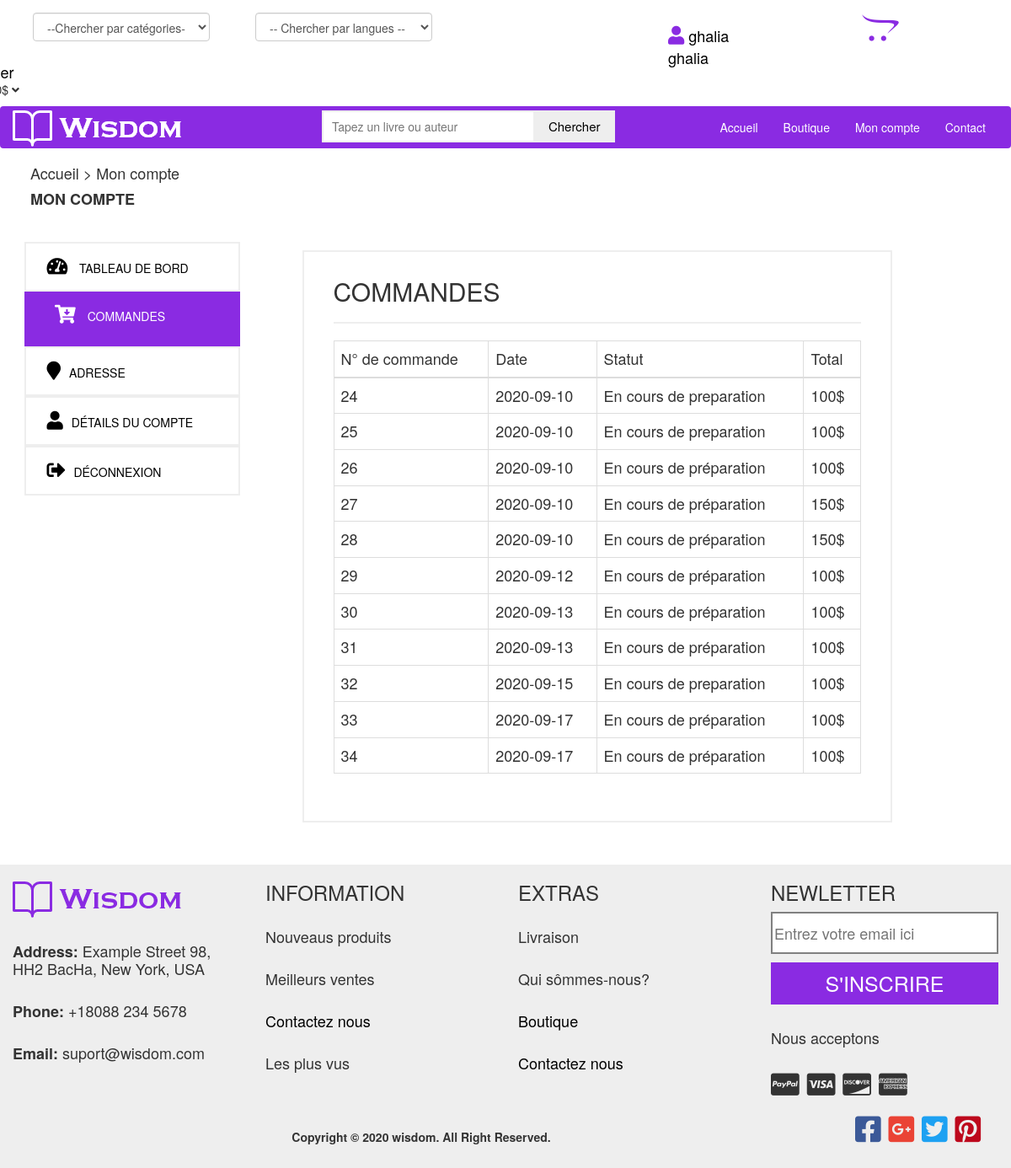
Page /Code/php/commandes.php (signed in) on the committed database.
### tables this page shows
CREATE TABLE `commande` (
  `id` int(100) NOT NULL,
  `id_user` int(100) NOT NULL,
  `total` int(100) NOT NULL,
  `date` date NOT NULL,
  `adresse` varchar(200) NOT NULL,
  `statut` varchar(100) NOT NULL DEFAULT 'En cours de préparation '
);

### Code/php/commandes-back.php (called while the page is built, shortened)
<?php
include "../Classes/cart.php";
$cart=new cart();
if(isset($_SESSION['login'])){
$id_user=$_SESSION["id"];
$result=$cart->Affichercmd($id_user);
}
?>

### Code/Classes/dbconnect.php (called while the page is built, shortened)
<?php
class DB_con
{
function __construct()
{
$con = mysqli_connect(DB_SERVER,DB_USER,DB_PASS,DB_NAME);
$this->dbh=$con;
}
}
 ?>

### Code/Classes/cart.php (called while the page is built, shortened)
<?php
include 'dbconnect.php';
    class cart extends DB_con{
    public function Affichercmd($id_user){
        $qr = $this->dbh->query("SELECT * FROM commande WHERE id_user='$id_user' ");
        return $qr;
    }
}
?>

### Code/php/commandes.php (the view, shortened to what this page needs)
<?php
include "commandes-back.php";
?>
<!DOCTYPE html>
<html lang="en">
<head>
  <link rel="stylesheet" href="https://maxcdn.bootstrapcdn.com/bootstrap/3.4.1/css/bootstrap.min.css">
  <link rel="stylesheet" href="https://maxcdn.bootstrapcdn.com/font-awesome/4.5.0/css/font-awesome.min.css">
  <link rel="stylesheet" href="https://maxcdn.bootstrapcdn.com/font-awesome/4.6.3/css/font-awesome.min.css">
<link rel="stylesheet" href="https://cdnjs.cloudflare.com/ajax/libs/font-awesome/4.7.0/css/font-awesome.min.css">
  <link rel="stylesheet" href="https://pro.fontawesome.com/releases/v5.10.0/css/all.css"/>
  <link rel="stylesheet" type="text/css" href="../css/style2.css">
</head><body>
<div class="container-fluid">
<div class="row cnt-navbar">
  <div class="select-cat col-md-10">
<select class="form-control form-control-lg ">
  <option>--Chercher par catégories--</option>
</select>
</div>
<div class="select-cat col-md-2 col-12">
<select class="form-control form-control-lg">
  <option>-- Chercher par langues --</option>
  </select>
</div>
<div class="col-md-2 log-menu">
<?php
  if(isset($_SESSION['login'])){
    echo'<br> <a class="nom" href="compte.php"> <i class="fas fa-user"></i> '.$_SESSION['firstname'].' '.$_SESSION['firstname'].' </a>';
  }
  else{
    echo'<a class="login" href="login.php"><strong>Connexion </strong></a><br> <span class="ou"> ou </span>
<a class="ins" href="register.php">Inscription</a>';
}
?>
</div>
<div class="col-md-1 pap">
<i class="fab fa-opencart cartmenu" ></i>
</div>
<?php
        if(isset($_SESSION['login'])){
    echo'
    <div class="col-md-1 pa2">
  <h4 class="hh"><a href="panier.php"> Panier </a></h4>
<p class="pp2">'.$result2.'.00$ <i class=" arr fas fa-angle-down"></i></p>';
  }
  else{
    echo'<div class="col-md-1 pa">
    <h4 class="hh"><a href="panier.php"> Panier </a></h4>
  <p class="pp"> $0.00 <i class=" arr fas fa-angle-down"></i>
  </p>';
}
         ?>
</div>
</div>
</div>
<nav class="navbar navbar-inverse nav">
  <div class="container-fluid">
    <div class="navbar-header">
      <a class="navbar-brand" class="logo" href="#"><img src="../images/logo2.png"></a>
    </div>
    <div class="collapse navbar-collapse menu" id="myNavbar">
      <ul class="nav navbar-nav menu">
    <div class="search-container">
    <form class="search1" action="/action_page.php">
      <input type="text" placeholder="Tapez un livre ou auteur" class="inputtext" name="search">
      <button type="submit" class="inputsub">Chercher</button>
    </form>
      </ul>
      <ul class="nav navbar-nav navbar-right">
    <li><a href="../index.php">Accueil</a></li>
        <li><a href="boutique.php">Boutique</a></li>
        <?php
        if(isset($_SESSION['login'])){
    echo'<li><a href="compte.php"> Mon compte </a></li>';
  }
  else{
    echo'<li><a href="login.php">Authentification</a></li>';
}
         ?>
        <li><a href="contact.php">Contact</a></li>
      </ul>
    </div>
  </div>
</nav>
<div class="headd">
<h4> Accueil > Mon compte </h4>
<h4> <strong>MON COMPTE</strong></h4>
</div>
<div class="container-fluid boutique" >
<div class="row">
    <div class="col-md-3 comptebar" >
    <a href="compte.php">
    <div class="cptpagediv">
      <button class="cpt"><i class="fas fa-tachometer-alt"></i> tableau de bord</button>
    </div></a>
    <a href="commandes.php">
      <div class="cptpagediv cptpage">
      <button class="cptpage"><i class="fas fa-cart-arrow-down"></i> Commandes</button>
      </div></a>
      <a href="adresse.php">
      <div class="cptpagediv">
      <button class="cpt"> <i class="fas fa-map-marker"></i>adresse</button>
      </div></a>
      <a href="details.php">
      <div class="cptpagediv">
      <button class="cpt"> <i class="fas fa-user"></i>détails du compte</button>
      </div>
      </a>
      <a href="logout.php">
      <div class="cptpagediv">
      <button class="cpt"><i class="fas fa-sign-out-alt"></i>déconnexion</button>
      </div>
      </a>
</div>
    <div class="col-md-9 col-12" >
    <div class="cntcmd">
    <h2>COMMANDES</h2>
    <hr class=hr1>
    <div class="table-responsive">
    <table class="table table-bordered">
      <thead>
        <tr>
          <td>N° de commande</td>
          <td> Date </td>
          <td> Statut </td>
          <td> Total </td>
        </tr>
        </thead>
      <tbody>
        <?php
        while($row = $result->fetch_assoc()){
        echo '<tr><td>'.$row['id'].'</td>
        <td>'.$row['date'].'</td>
        <td>'.$row['statut'].'</td>
        <td>'.$row['total'].'$</td>
        <tr>';}?>
      </tbody>
    </table>
  </div><br>
    </div>
</div>
</div>
</div>
<footer class="container-fluid">
  <div class="row">
    <div class="col-md-3 col-12">
     <h3> <img src="../images/logo.png"></h3>
      <h4><strong>Address:</strong>
       Example Street 98, HH2 BacHa, New York, USA
      </h4>
      <h4><strong>Phone:</strong>
      +18088 234 5678
      </h4>
      <h4><strong>Email:</strong>
      suport@wisdom.com</h4>
      </div>
<div class="col-md-3 col-12 h">
<h3>INFORMATION</h3>
      <h4>Nouveaus produits</h4>
      <h4>Meilleurs ventes</h4>
      <h4><a href="contact.php">Contactez nous</a></h4>
      <h4>Les plus vus</h4>
</div>
<div class="col-md-3 col-12 h">
<h3>EXTRAS</h3>
      <h4>Livraison</h4>
      <h4>Qui sômmes-nous?</h4>
      <h4><a href="boutique.php">Boutique </a></h4>
      <h4><a href="contact.php">Contactez nous</a></h4>
</div>
<div class="col-md-3 col-12">
<h3>NEWLETTER</h3>
     <input type="text" placeholder="Entrez votre email ici">
      <button>S'INSCRIRE</button>
      <h4>Nous acceptons</h4>
      <i class="fab fa-cc-paypal"></i>
      <i class="fab fa-cc-visa"></i>
      <i class="fab fa-cc-discover"></i>
      <i class="fab fa-cc-amex"></i>
</div>
</div>
<div class="row">
  <div class="col-md-10">
  <h5><strong>Copyright © 2020 wisdom. All Right Reserved.</strong></h5>
</div>
<div class="col-md-2">
<i class="fab fa-facebook-square fb"></i>
<i class="fab fa-google-plus-square gplus"></i>
<i class="fab fa-twitter-square twitter"></i>
<i class="fab fa-pinterest-square pinterest"></i>
</div>
</footer>
</body>
</html>

### Code/css/style2.css (style rules this page uses)
body { width: 100%; overflow-x: hidden; }
.cnt-navbar { margin-top: 15px; }
.nav { background-color: #8A2BE2; height: 100%; border: none; text-align: center; }
.navbar-inverse .navbar-nav > li > a { color: white; }
.navbar-brand > img { margin-top: -10px; }
.inputtext { padding: 7px 70px 7px 10px; border: 2px solid #EEEEEE; margin-left: 150px; margin-top: 5px; }
.inputsub { padding: 8px 17px 8.5px 17px; margin-left: -5px; background-color: #EEEEEE; color: black; border: none; font-size: 15px; }
.select-cat { width: 20%; margin-left: 2%; }
.log-menu { margin-left: 250px; margin-top: -5px; margin-right: 130px; }
.pp2 { margin-top: -10px; margin-left: -40px; }
.hh { margin-top: -5px; margin-left: -50px; }
.hh a { text-decoration: none; color: black; }
.cartmenu { font-size: 35px; color: #8A2BE2; }
a { text-decoration: none; }
footer { margin-top: 50px; background-color: #EEEEEE; width: 100%; height: 360px; }
footer h4 { margin-top: 30px; margin-bottom: 30px; }
footer h5 { margin-top: 40px; text-align: center; }
footer input { width: 100%; height: 50px; font-size: 18px; border: 2px solid gray; }
footer button { margin-top: 10px; width: 100%; height: 50px; background-color: #8A2BE2; color: #FFFFFF; font-size: 25px; border: none; }
footer i { font-size: 30px; margin-right: 5px; }
footer a { color: black; text-decoration: none; }
.fb { margin-top: 20px; font-size: 35px; color: #3B5998; }
.twitter { margin-top: 20px; font-size: 35px; color: #1DA1F2; }
.gplus { margin-top: 20px; font-size: 35px; color: #EA4335; }
.pinterest { margin-top: 20px; font-size: 35px; color: #BD081C; }
.pap { color: #8A2BE2; margin-left: -100px; }
.headd { margin-left: 3%; }
.boutique { margin-top: 50px; }
.cpt { background-color: #FFFFFF; color: black; border: none; text-transform: uppercase; }
.cptpagediv { padding: 15px 2% 15px 7%; background-color: #FFFFFF; color: black; border: 2px solid #EEEEEE; margin-bottom: 10px; margin-left: 5%; margin-left: 5%; text-transform: uppercase; margin-top: -10px; }
.cptpagediv i { font-size: 22px; margin-right: 10px; }
.cptpage { background-color: #8A2BE2; border: none; margin-bottom: 10px; margin-left: 5%; text-transform: uppercase; color: white; }
.cntcmd { padding: 10px 35px; border: 2px solid #EEEEEE; width: 700px; margin-left: 5%; font-size: 18px; }
.hr1 { border-top: 2px solid #EEEEEE; }
.cnt-navbar { display: block; }
.nom { margin-right: 50px; margin-top: -20px; text-decoration: none; color: black; font-size: 18px; }
.nom i { color: #8A2BE2; font-size: 22px; margin-top: -20px; }

### rows in the picture
commande: id "24", date "2020-09-10", statut "En cours de preparation", total "100"
commande: id "25", date "2020-09-10", statut "En cours de preparation", total "100"
commande: id "26", date "2020-09-10", statut "En cours de préparation", total "100"
commande: id "27", date "2020-09-10", statut "En cours de préparation", total "150"
commande: id "28", date "2020-09-10", statut "En cours de préparation", total "150"
commande: id "29", date "2020-09-12", statut "En cours de préparation", total "100"
commande: id "30", date "2020-09-13", statut "En cours de préparation", total "100"
commande: id "31", date "2020-09-13", statut "En cours de préparation", total "100"
commande: id "32", date "2020-09-15", statut "En cours de preparation", total "100"
commande: id "33", date "2020-09-17", statut "En cours de préparation", total "100"
commande: id "34", date "2020-09-17", statut "En cours de préparation", total "100"

### other values in the picture
$_SESSION['firstname'] "ghalia"
